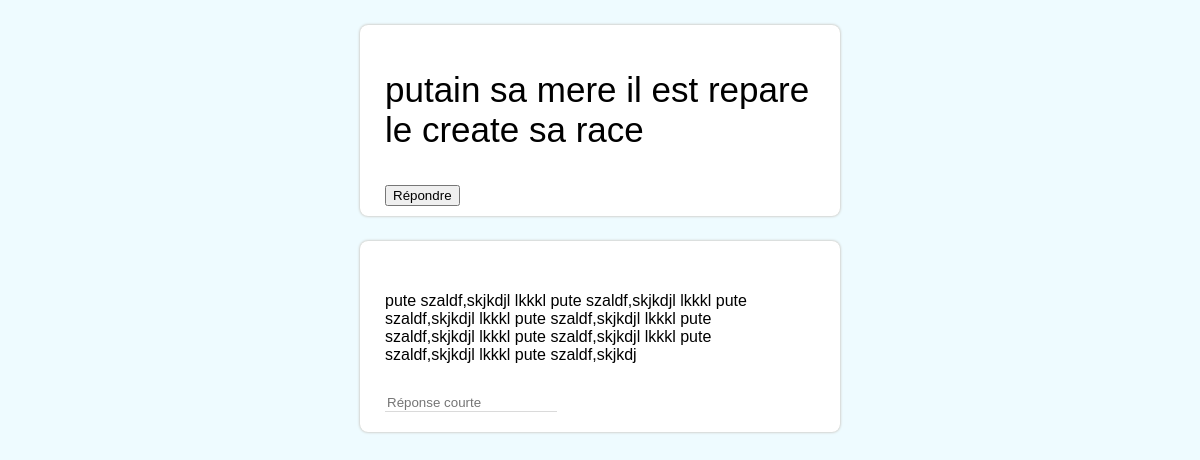
The app's page /Developpement/Pages/survey_shared.php?survey=109 with its own data.
### tables this page shows
CREATE TABLE `surveys` (
  `id_surveys` int(25) NOT NULL,
  `id_users` int(25) NOT NULL,
  `title` varchar(50) NOT NULL,
  `description` varchar(100) NOT NULL,
  `order_surveys` int(11) NOT NULL,
  `date_ouverture` datetime NOT NULL
);

CREATE TABLE `questions` (
  `id_questions` int(25) NOT NULL,
  `id_surveys` int(25) NOT NULL,
  `question` varchar(200) NOT NULL,
  `type` varchar(25) NOT NULL,
  `mustDo` tinyint(1) NOT NULL
);

### Developpement/Pages/survey_shared.php (the view, shortened to what this page needs)
<?php
	include "..\Scripts\connect_database.php";
?>
<html lang="fr">
    <head>
        <link rel="stylesheet" type="text/css" href="../CSS/Survey/Shared/sharedContent.css">
    </head>
    <body>
        <div class=Content>
            <div class=mainContent>
                <div class="survey_shared">
                    <?php
                        if(isset($_GET['survey'])){
                            $sql = "SELECT title, description FROM surveys WHERE id_surveys =". $_GET['survey'];
                            $resSurvey = mysqli_query($conn, $sql);
                            if ($resultSurvey = $resSurvey->fetch_assoc()) {
                                echo " <form name=answerForm method=POST action='../Scripts/respond_to_survey.php'>
                                            <div class=container>
                                                <div class=headQuestion>
                                                    <p class=mainTitle name=Titre>" . $resultSurvey['title']. "</p>
                                                    <p class=mainDesc name=Description>". $resultSurvey['description'] ."</p>
                                                    <input type=button value='Répondre' onclick='mustDoVerif()'>
                                                </div>
                                                <div class=contentQuestion>
                                                    <div class=form>";
                                                        include "..\Scripts\get_survey_share.php";
                                                    echo "</form>";
                            }else{
                                echo "<h2>Error 404</h2>";
	                        }
                        }else{
                            echo "<h2>Error 404</h2>";
                    }?>
                </div>
            </div>
        </div>
    </body>
</html>

### Developpement/Scripts/get_survey_share.php (shortened to what this page needs)
<?php
    if(isset($_GET['survey'])){
        $sql = "SELECT question, id_questions, type, mustDo FROM questions WHERE id_surveys =". $_GET['survey'];
        $resQuestion = mysqli_query($conn, $sql);
        while ( $resultQuestion = $resQuestion ->fetch_assoc()){
            echo "
            <div class=question-div>
                <div class=divTitle>";
            echo "<p class=question-title>". $resultQuestion['question'] ."</p>
            </div>";
            if($resultQuestion['type'] == "short"){
                echo "
                <div class=question-content>
                    <input class='Underline reponseCourte' name=question_". $_GET['survey'] ."_".$resultQuestion['id_questions']  ."_".  $resultQuestion['type']. " placeholder=\"Réponse courte \">
                </div>";
            }
            echo "</div>";
        }
    }
?>

### Developpement/CSS/Survey/Shared/sharedContent.css (style rules this page uses)
body, html { margin: 0; font-family: Arial, Helvetica, sans-serif; min-width: 300px; min-height: 550px; background-color: #EEFBFF; }
* { box-sizing: border-box; }
.Content { display: flex; justify-content: space-around; top: 0; margin: 25px 0; width: 100%; position: relative; }
.mainContent { display: flex; flex-direction: column; width: 40%; }
.container .headQuestion { border-radius:8px; box-shadow: 0 0 3px #B7ADA1; background-color: white; padding: 10px 25px; }
.container input { outline:none; }
.mainTitle { font-size: 35px; }
.Underline { border:none; border-bottom: 1px solid #dadada; }
.question-div { background-color: white; box-shadow: 0 0 3px #B7ADA1; margin-top: 25px; padding: 25px 25px 20px 25px; border-radius: 8px; }
.question-title { background-color: transparent; width: 100%; padding: 10px 10px 10px 0; margin-bottom: 20px; border:none; outline:none; }
.divTitle { display:flex; align-items:center; justify-content:flex-start; }
.reponseCourte { width:40%; }

### records on screen
surveys: title "putain sa mere il est repare le create sa race"
questions: question "pute szaldf,skjkdjl lkkkl pute szaldf,skjkdjl lkkkl pute szaldf,skjkdjl lkkkl pute szaldf,skjkdjl lkkkl pute szaldf,skjkdjl lkkkl pute szaldf,skjkdjl lkkkl pute szaldf,skjkdjl lkkkl pute szaldf,skjkdj"
